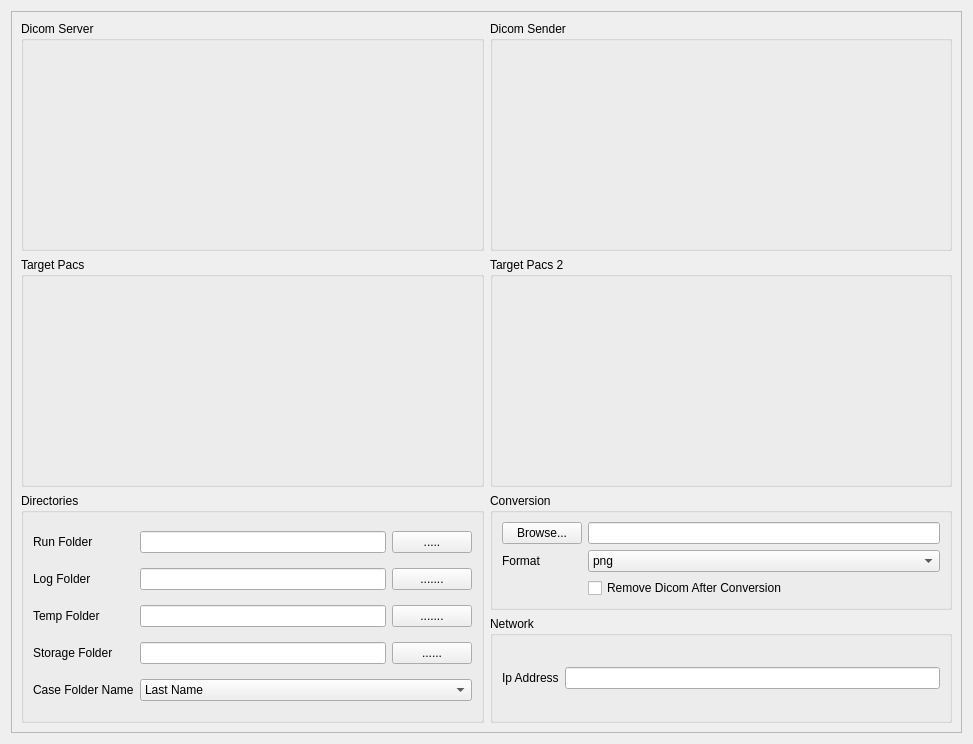
<?xml version="1.0" encoding="UTF-8"?>
<ui version="4.0">
 <class>Form</class>
 <widget class="QWidget" name="Form">
  <property name="geometry">
   <rect>
    <x>0</x>
    <y>0</y>
    <width>973</width>
    <height>744</height>
   </rect>
  </property>
  <property name="minimumSize">
   <size>
    <width>900</width>
    <height>600</height>
   </size>
  </property>
  <property name="windowTitle">
   <string>Form</string>
  </property>
  <layout class="QGridLayout" name="gridLayout">
   <item row="0" column="0">
    <widget class="QScrollArea" name="scrollArea">
     <property name="minimumSize">
      <size>
       <width>900</width>
       <height>600</height>
      </size>
     </property>
     <property name="widgetResizable">
      <bool>true</bool>
     </property>
     <widget class="QWidget" name="scrollAreaWidgetContents">
      <property name="geometry">
       <rect>
        <x>0</x>
        <y>0</y>
        <width>953</width>
        <height>724</height>
       </rect>
      </property>
      <layout class="QGridLayout" name="gridLayout_8">
       <item row="0" column="0">
        <widget class="QGroupBox" name="dicomservergroupBox">
         <property name="title">
          <string>Dicom Server</string>
         </property>
         <layout class="QGridLayout" name="gridLayout_5">
          <item row="0" column="0">
           <widget class="DicomNetworkSettingWidget" name="dicomServerWidget" native="true"/>
          </item>
         </layout>
        </widget>
       </item>
       <item row="0" column="1">
        <widget class="QGroupBox" name="dicomsendergroupBox">
         <property name="title">
          <string>Dicom Sender</string>
         </property>
         <layout class="QGridLayout" name="gridLayout_6">
          <item row="0" column="0">
           <widget class="DicomNetworkSettingWidget" name="dicomSenderWidget" native="true"/>
          </item>
         </layout>
        </widget>
       </item>
       <item row="1" column="0">
        <widget class="QGroupBox" name="targetpacsgroupBox">
         <property name="title">
          <string>Target Pacs</string>
         </property>
         <layout class="QGridLayout" name="gridLayout_7">
          <item row="0" column="0">
           <widget class="DicomNetworkSettingWidget" name="targetPacsWidget" native="true"/>
          </item>
         </layout>
        </widget>
       </item>
       <item row="1" column="1">
        <widget class="QGroupBox" name="targerpacs2groupBox">
         <property name="title">
          <string>Target Pacs 2</string>
         </property>
         <layout class="QGridLayout" name="gridLayout_4">
          <item row="0" column="0">
           <widget class="DicomNetworkSettingWidget" name="targetPacs1Widget" native="true"/>
          </item>
         </layout>
        </widget>
       </item>
       <item row="2" column="0">
        <widget class="QGroupBox" name="directoriesgroupBox">
         <property name="title">
          <string>Directories</string>
         </property>
         <layout class="QGridLayout" name="gridLayout_2">
          <item row="3" column="2">
           <widget class="QPushButton" name="storageFldrBtn">
            <property name="text">
             <string>......</string>
            </property>
           </widget>
          </item>
          <item row="4" column="0">
           <widget class="QLabel" name="label_6">
            <property name="text">
             <string>Case Folder Name</string>
            </property>
           </widget>
          </item>
          <item row="3" column="0">
           <widget class="QLabel" name="label_3">
            <property name="text">
             <string>Storage Folder</string>
            </property>
           </widget>
          </item>
          <item row="0" column="1">
           <widget class="QLineEdit" name="runFdrLineUnit"/>
          </item>
          <item row="1" column="2">
           <widget class="QPushButton" name="logFldrBtn">
            <property name="text">
             <string>.......</string>
            </property>
           </widget>
          </item>
          <item row="0" column="2">
           <widget class="QPushButton" name="runFldrbtn">
            <property name="text">
             <string>.....</string>
            </property>
           </widget>
          </item>
          <item row="0" column="0">
           <widget class="QLabel" name="label">
            <property name="text">
             <string>Run Folder</string>
            </property>
           </widget>
          </item>
          <item row="4" column="1" colspan="2">
           <widget class="QComboBox" name="comboBox">
            <item>
             <property name="text">
              <string>Last Name</string>
             </property>
            </item>
            <item>
             <property name="text">
              <string>Patient ID</string>
             </property>
            </item>
            <item>
             <property name="text">
              <string>Date</string>
             </property>
            </item>
           </widget>
          </item>
          <item row="2" column="1">
           <widget class="QLineEdit" name="tmpFldrLineUnit"/>
          </item>
          <item row="1" column="1">
           <widget class="QLineEdit" name="logFldrLineUnit"/>
          </item>
          <item row="1" column="0">
           <widget class="QLabel" name="label_2">
            <property name="text">
             <string>Log Folder</string>
            </property>
           </widget>
          </item>
          <item row="2" column="2">
           <widget class="QPushButton" name="tmpFldrBtn">
            <property name="text">
             <string>.......</string>
            </property>
           </widget>
          </item>
          <item row="2" column="0">
           <widget class="QLabel" name="label_4">
            <property name="text">
             <string>Temp Folder</string>
            </property>
           </widget>
          </item>
          <item row="3" column="1">
           <widget class="QLineEdit" name="storageFldrLineUnit"/>
          </item>
         </layout>
        </widget>
       </item>
       <item row="2" column="1">
        <layout class="QVBoxLayout" name="verticalLayout">
         <item>
          <widget class="QGroupBox" name="conversiongroupBox">
           <property name="title">
            <string>Conversion</string>
           </property>
           <layout class="QGridLayout" name="gridLayout_3">
            <item row="1" column="1">
             <widget class="QComboBox" name="cnvFmtComboBox">
              <item>
               <property name="text">
                <string>png</string>
               </property>
              </item>
              <item>
               <property name="text">
                <string>jpg</string>
               </property>
              </item>
              <item>
               <property name="text">
                <string>bmp</string>
               </property>
              </item>
              <item>
               <property name="text">
                <string>pdf</string>
               </property>
              </item>
             </widget>
            </item>
            <item row="1" column="0">
             <widget class="QLabel" name="label_5">
              <property name="text">
               <string>Format</string>
              </property>
             </widget>
            </item>
            <item row="0" column="0">
             <widget class="QPushButton" name="cnvDirBrowsePushButton">
              <property name="text">
               <string>Browse...</string>
              </property>
             </widget>
            </item>
            <item row="0" column="1">
             <widget class="QLineEdit" name="cnvDirLineEdit"/>
            </item>
            <item row="2" column="1">
             <widget class="QCheckBox" name="removeDicomCheckBox">
              <property name="text">
               <string>Remove Dicom After Conversion</string>
              </property>
             </widget>
            </item>
           </layout>
          </widget>
         </item>
         <item>
          <widget class="QGroupBox" name="groupBox">
           <property name="title">
            <string>Network</string>
           </property>
           <layout class="QGridLayout" name="gridLayout_9">
            <item row="0" column="0">
             <widget class="QLabel" name="label_7">
              <property name="text">
               <string>Ip Address</string>
              </property>
             </widget>
            </item>
            <item row="0" column="1">
             <widget class="QLineEdit" name="ipAddressFld"/>
            </item>
           </layout>
          </widget>
         </item>
        </layout>
       </item>
      </layout>
     </widget>
    </widget>
   </item>
  </layout>
 </widget>
 <customwidgets>
  <customwidget>
   <class>DicomNetworkSettingWidget</class>
   <extends>QWidget</extends>
   <header location="global">DicomNetworkSettingWidget.h</header>
   <container>1</container>
  </customwidget>
 </customwidgets>
 <resources/>
 <connections/>
</ui>
